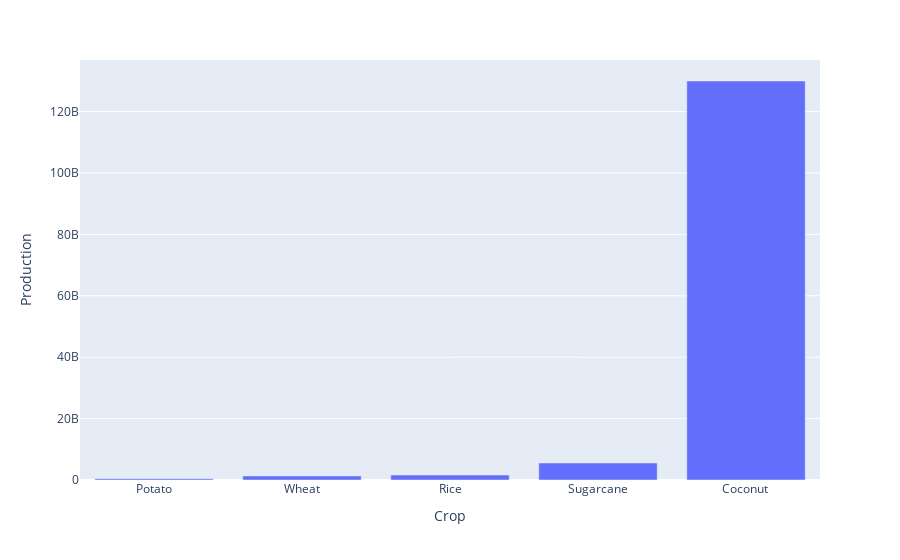

The notebook cell saved with this chart:
### Code cell
import plotly.express as px
temp = crop.groupby(by='Crop')['Production'].sum().reset_index().sort_values(by='Production')
px.bar(temp.tail(), 'Crop', 'Production')

### Figure 1 — Plotly figure (JSON) as saved in the notebook; plotly's stock layout.template omitted (floating-point values rounded to 4 significant figures)
{"data": [{"alignmentgroup": "True", "hovertemplate": "Crop=%{x}<br>Production=%{y}<extra></extra>", "legendgroup": "", "marker": {"color": "#636efa", "pattern": {"shape": ""}}, "name": "", "offsetgroup": "", "orientation": "v", "showlegend": false, "textposition": "auto", "type": "bar", "x": ["Potato", "Wheat", "Rice", "Sugarcane", "Coconut "], "xaxis": "x", "y": [424800000.0, 1333000000.0, 1605000000.0, 5536000000.0, 130000000000.0], "yaxis": "y"}], "layout": {"barmode": "relative", "legend": {"tracegroupgap": 0}, "margin": {"t": 60}, "xaxis": {"anchor": "y", "domain": [0, 1], "title": {"text": "Crop"}}, "yaxis": {"anchor": "x", "domain": [0, 1], "title": {"text": "Production"}}}}
